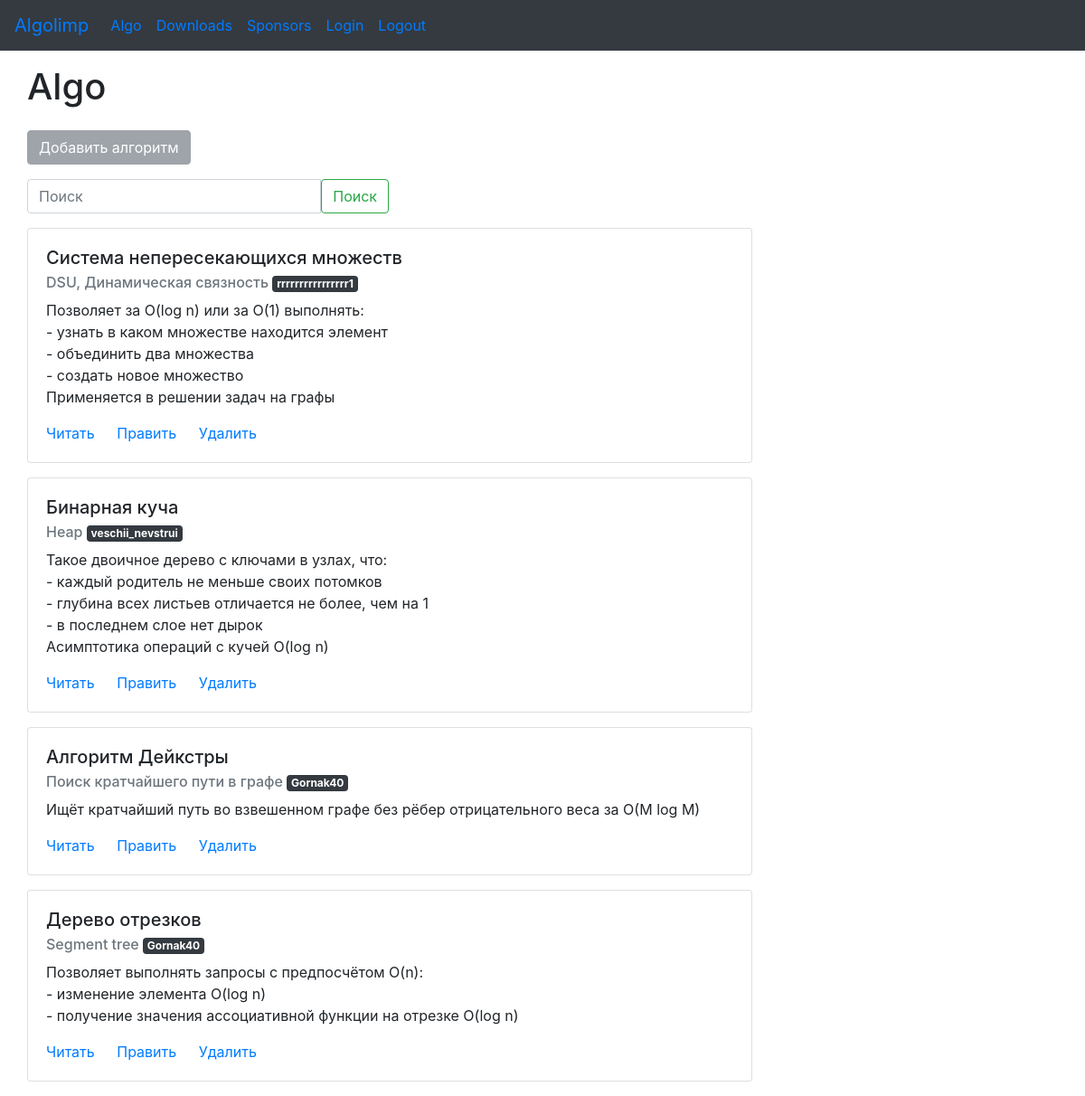
Page /algo/ on the earlier database version.
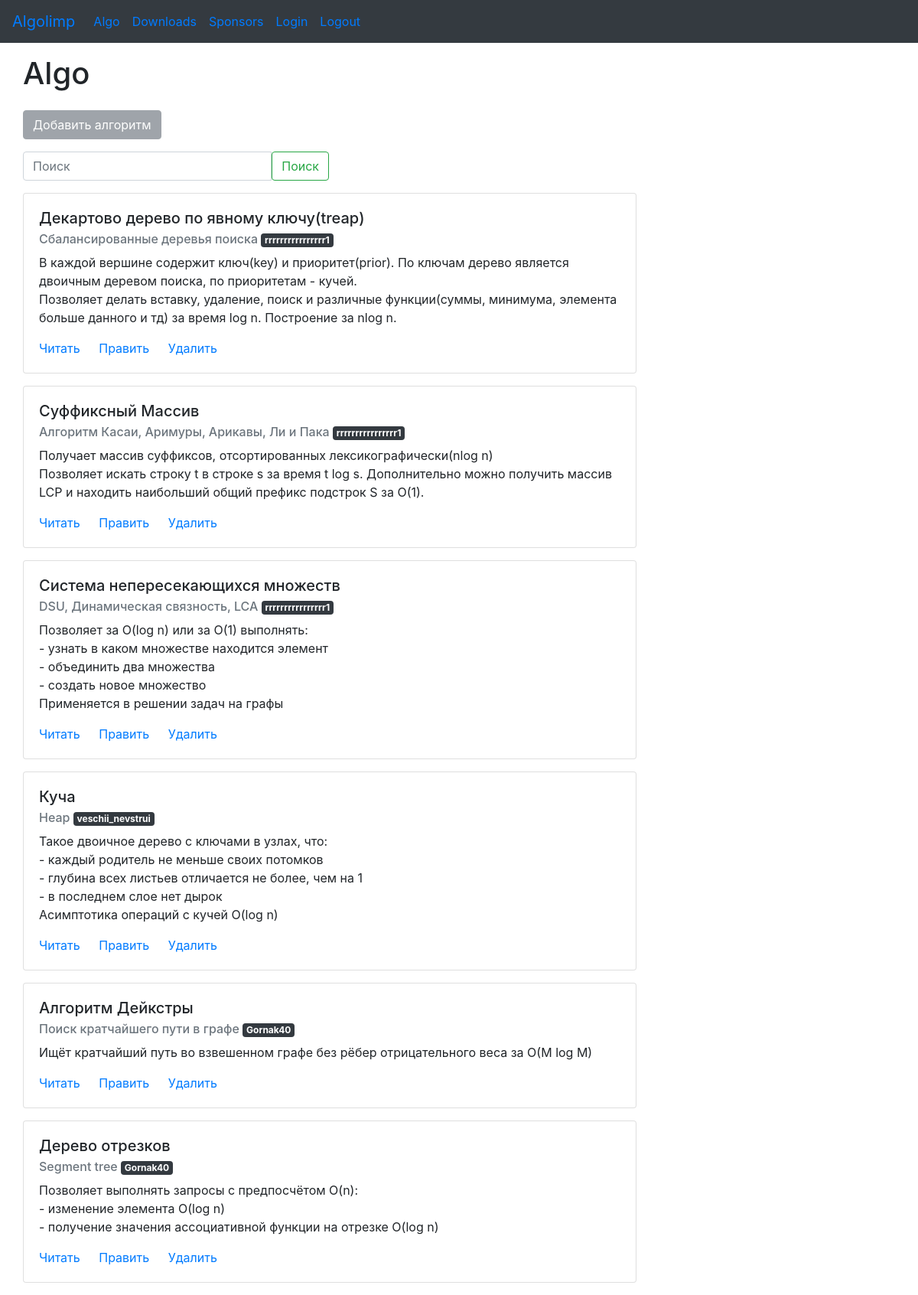
Same page on the later database version.
### app.py (models this page shows)
class Algo(db.Model):
	id = db.Column(db.Integer, primary_key=True)
	name = db.Column(db.String, unique=True, nullable=False)
	other = db.Column(db.String, nullable=False)
	description = db.Column(db.Text, nullable=False)
	urls = db.Column(db.Text, nullable=False)
	paste = db.Column(db.String, unique=True, nullable=False)
	user = db.Column(db.String, nullable=False)

### app.py (the view)
@app.route('/algo/', methods=['post', 'get'])
def algo():
	kwargs = dict()
	kwargs['title'] = 'Algo'
	kwargs['content_title'] = 'Algo'
	session.pop('algo') if session.get('algo') else None
	if request.method == 'POST' and session.get('auth'):
		return redirect('/algo/adding')
	data = reversed(Algo.query.all())
	flt = request.args.get('search', '')
	if not flt or flt[0] != '@':
		data = filter(lambda x: searchFunc(x, flt), data)
	else:
		data = filter(lambda x: authorFunc(x, flt[1:]), data)
	return render_template('algo.html', **kwargs, **session, data=data)

### cfApi.py (called while the page is built)
def searchFunc(algo, flt):
	flt = flt.lower().strip().split()
	if not flt:
		return True
	text = (algo.name + ' ' + algo.other).lower()
	return any([x in text for x in flt])

### templates/algo.html (shortened to what this page needs)
{% extends 'base.html' %}
{% block content %}
<div class="row">
	<form action="" method="post">
		{% if not auth %}
		<button type="submit" class="btn btn-secondary" disabled>Добавить алгоритм</button>
		{% else %}
		<button type="submit" class="btn btn-secondary">Добавить алгоритм</button>
		{% endif %}
	</form>
</div>
<div class="row">
	<form class="form-inline my-2 my-lg-0">
		<div class="input-group mb-3" style="width: 400px">
			<input type="search" class="form-control" placeholder="Поиск" name="search" aria-label="Поиск" aria-describedby="basic-addon1">
			<button type="submit" class="btn btn-outline-success">Поиск</button>
		</div>
	</form>
</div>
{% for note in data %}
{% set bc = "white" if not user or note.user != user['handle'] else "#d4edc9" %}
<div class="row">
	<div class="card" style="background-color: {{ bc }}">
		<div class="card-body">
			<h5 class="card-title">{{ note.name }}</h5>
			<h6 class="card-subtitle mb-2 text-muted">
				{{ note.other }}
				<a href="https://codeforces.com/profile/{{ note.user }}" class="badge badge-dark">{{ note.user }}</a>
			</h6>
			<p class="card-text">
				{% for line in note.description.strip().split('\n') %}
					{{ line.strip() }}<br>
				{% endfor %}
			</p>
			<a href="/reading/{{ note.id }}" class="card-link">Читать</a>
			<a href="/edit/{{ note.id }}" class="card-link">Править</a>
			<a href="/delete/{{ note.id }}" class="card-link">Удалить</a>
		</div>
	</div>
</div>
{% endfor %}
{% endblock %}

Differences in the rows shown:
added Algo: name "Декартово дерево по явному ключу(treap)", other "Cбалансированные деревья поиска", user "rrrrrrrrrrrrrrrr1", strip "В каждой вершине содержит ключ(key) и приоритет(prior). По ключам дерево является двоичным деревом поиска, по приоритетам - кучей." "Позволяет делать вставку, удаление, поиск и различные функции(суммы, минимума, элемента больше данного и тд) за время log n. Построение за nlog n.", shown under "Algo"
added Algo: name "Суффиксный Массив", other "Алгоритм Касаи, Аримуры, Арикавы, Ли и Пака", user "rrrrrrrrrrrrrrrr1", strip "Получает массив суффиксов, отсортированных лексикографически(nlog n)" "Позволяет искать строку t в строке s за время t log s. Дополнительно можно получить массив LCP и находить наибольший общий префикс подстрок S за O(1).", shown under "Algo"
changed Algo "Система непересекающихся множеств": other "DSU, Динамическая связность" → "DSU, Динамическая связность, LCA"
changed Algo "Heap": name "Бинарная куча" → "Куча"
